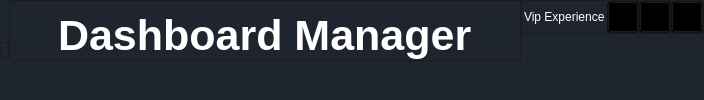
     <widget class="QFrame" name="topBar">
      <property name="minimumSize">
       <size>
        <width>0</width>
        <height>100</height>
       </size>
      </property>
      <property name="maximumSize">
       <size>
        <width>16777215</width>
        <height>100</height>
       </size>
      </property>
      <property name="styleSheet">
       <string notr="true">background-color: rgb(31, 37, 47);</string>
      </property>
      <property name="frameShape">
       <enum>QFrame::NoFrame</enum>
      </property>
      <property name="frameShadow">
       <enum>QFrame::Raised</enum>
      </property>
      <layout class="QHBoxLayout" name="horizontalLayout_2">
       <property name="spacing">
        <number>0</number>
       </property>
       <property name="leftMargin">
        <number>0</number>
       </property>
       <property name="topMargin">
        <number>0</number>
       </property>
       <property name="rightMargin">
        <number>0</number>
       </property>
       <property name="bottomMargin">
        <number>0</number>
       </property>
       <item alignment="Qt::AlignLeft|Qt::AlignVCenter">
        <widget class="QFrame" name="frame_6">
         <property name="frameShape">
          <enum>QFrame::StyledPanel</enum>
         </property>
         <property name="frameShadow">
          <enum>QFrame::Raised</enum>
         </property>
         <layout class="QHBoxLayout" name="horizontalLayout_6">
          <property name="spacing">
           <number>0</number>
          </property>
          <property name="leftMargin">
           <number>0</number>
          </property>
          <property name="topMargin">
           <number>0</number>
          </property>
          <property name="rightMargin">
           <number>0</number>
          </property>
          <property name="bottomMargin">
           <number>0</number>
          </property>
          <item alignment="Qt::AlignHCenter">
           <widget class="QLabel" name="lblogo">
            <property name="maximumSize">
             <size>
              <width>150</width>
              <height>150</height>
             </size>
            </property>
            <property name="autoFillBackground">
             <bool>false</bool>
            </property>
            <property name="styleSheet">
             <string notr="true"/>
            </property>
            <property name="text">
             <string/>
            </property>
            <property name="pixmap">
             <pixmap>logo.png</pixmap>
            </property>
            <property name="scaledContents">
             <bool>true</bool>
            </property>
            <property name="alignment">
             <set>Qt::AlignLeading|Qt::AlignLeft|Qt::AlignTop</set>
            </property>
           </widget>
          </item>
         </layout>
        </widget>
       </item>
       <item alignment="Qt::AlignHCenter|Qt::AlignTop">
        <widget class="QFrame" name="frame_5">
         <property name="frameShape">
          <enum>QFrame::StyledPanel</enum>
         </property>
         <property name="frameShadow">
          <enum>QFrame::Raised</enum>
         </property>
         <layout class="QHBoxLayout" name="horizontalLayout_4">
          <property name="spacing">
           <number>6</number>
          </property>
          <property name="leftMargin">
           <number>0</number>
          </property>
          <property name="topMargin">
           <number>0</number>
          </property>
          <property name="rightMargin">
           <number>0</number>
          </property>
          <property name="bottomMargin">
           <number>0</number>
          </property>
          <item alignment="Qt::AlignHCenter">
           <widget class="QLabel" name="label_2">
            <property name="minimumSize">
             <size>
              <width>30</width>
              <height>20</height>
             </size>
            </property>
            <property name="maximumSize">
             <size>
              <width>40</width>
              <height>40</height>
             </size>
            </property>
            <property name="font">
             <font>
              <pointsize>32</pointsize>
              <weight>50</weight>
              <bold>false</bold>
             </font>
            </property>
            <property name="text">
             <string/>
            </property>
            <property name="pixmap">
             <pixmap>icons/activity.svg</pixmap>
            </property>
            <property name="scaledContents">
             <bool>true</bool>
            </property>
           </widget>
          </item>
          <item alignment="Qt::AlignHCenter|Qt::AlignVCenter">
           <widget class="QLabel" name="label">
            <property name="font">
             <font>
              <pointsize>32</pointsize>
              <weight>75</weight>
              <bold>true</bold>
             </font>
            </property>
            <property name="styleSheet">
             <string notr="true">color: rgb(255, 255, 255);
padding-top: 10px;</string>
            </property>
            <property name="text">
             <string>Dashboard Manager</string>
            </property>
           </widget>
          </item>
          <item>
           <widget class="QLabel" name="label_10">
            <property name="minimumSize">
             <size>
              <width>30</width>
              <height>20</height>
             </size>
            </property>
            <property name="maximumSize">
             <size>
              <width>40</width>
              <height>40</height>
             </size>
            </property>
            <property name="font">
             <font>
              <pointsize>32</pointsize>
              <weight>50</weight>
              <bold>false</bold>
             </font>
            </property>
            <property name="text">
             <string/>
            </property>
            <property name="pixmap">
             <pixmap>icons/activity.svg</pixmap>
            </property>
            <property name="scaledContents">
             <bool>true</bool>
            </property>
           </widget>
          </item>
         </layout>
        </widget>
       </item>
       <item alignment="Qt::AlignRight|Qt::AlignTop">
        <widget class="QFrame" name="frame_close">
         <property name="frameShape">
          <enum>QFrame::StyledPanel</enum>
         </property>
         <property name="frameShadow">
          <enum>QFrame::Raised</enum>
         </property>
         <layout class="QHBoxLayout" name="horizontalLayout_3">
          <property name="spacing">
           <number>0</number>
          </property>
          <property name="leftMargin">
           <number>0</number>
          </property>
          <property name="topMargin">
           <number>0</number>
          </property>
          <property name="rightMargin">
           <number>0</number>
          </property>
          <property name="bottomMargin">
           <number>0</number>
          </property>
          <item>
           <widget class="QPushButton" name="checklicsent">
            <property name="styleSheet">
             <string notr="true">QPushButton
{
text-align: left;
color: rgb(255, 255, 255);
background:transparent;
border-radius: 5px;
padding: 2px;
}
QPushButton:hover
{
	background-color: rgba(0, 172, 252, 50);
}
QPushButton:pressed
{  
	background-color: rgba(0, 120, 252, 150);
    border-style: inset;
    border-width: 2px;

}
</string>
            </property>
            <property name="text">
             <string>Vip Experience</string>
            </property>
            <property name="icon">
             <iconset>
              <normaloff>../../Users/Administrator/Users/Administrator/Users/Administrator/.designer/backup/icons/done.png</normaloff>../../Users/Administrator/Users/Administrator/Users/Administrator/.designer/backup/icons/done.png</iconset>
            </property>
           </widget>
          </item>
          <item>
           <widget class="QPushButton" name="BtnMin">
            <property name="minimumSize">
             <size>
              <width>32</width>
              <height>32</height>
             </size>
            </property>
            <property name="maximumSize">
             <size>
              <width>32</width>
              <height>32</height>
             </size>
            </property>
            <property name="styleSheet">
             <string notr="true">QPushButton
{
text-align: center;
color: rgb(255, 255, 255);
background:transparent;
}
QPushButton:hover
{
	background-color: rgba(0, 172, 252, 50);
}
QPushButton:pressed
{  
	background-color: rgba(0, 120, 252, 150);
    border-style: inset;
    border-width: 2px;

}</string>
            </property>
            <property name="text">
             <string/>
            </property>
            <property name="icon">
             <iconset>
              <normaloff>icons/minus.svg</normaloff>icons/minus.svg</iconset>
            </property>
            <property name="iconSize">
             <size>
              <width>20</width>
              <height>20</height>
             </size>
            </property>
           </widget>
          </item>
          <item>
           <widget class="QPushButton" name="BtnMax">
            <property name="maximumSize">
             <size>
              <width>32</width>
              <height>32</height>
             </size>
            </property>
            <property name="styleSheet">
             <string notr="true">QPushButton
{
text-align: center;
color: rgb(255, 255, 255);
background:transparent;
}
QPushButton:hover
{
	background-color: rgba(0, 172, 252, 50);
}
QPushButton:pressed
{  
	background-color: rgba(0, 120, 252, 150);
    border-style: inset;
    border-width: 2px;

}</string>
            </property>
            <property name="text">
             <string/>
            </property>
            <property name="icon">
             <iconset>
              <normaloff>icons/maximize.svg</normaloff>icons/maximize.svg</iconset>
            </property>
            <property name="iconSize">
             <size>
              <width>20</width>
              <height>20</height>
             </size>
            </property>
           </widget>
          </item>
          <item>
           <widget class="QPushButton" name="BtnClose">
            <property name="maximumSize">
             <size>
              <width>32</width>
              <height>32</height>
             </size>
            </property>
            <property name="styleSheet">
             <string notr="true">QPushButton
{
text-align: center;
color: rgb(255, 255, 255);
background:transparent;
}
QPushButton:hover
{
	
	background-color: rgba(170, 0, 0, 50);
}
QPushButton:pressed
{  
	background-color: rgba(0, 120, 252, 150);
    border-style: inset;
    border-width: 2px;

}</string>
            </property>
            <property name="text">
             <string/>
            </property>
            <property name="icon">
             <iconset>
              <normaloff>icons/power.svg</normaloff>icons/power.svg</iconset>
            </property>
            <property name="iconSize">
             <size>
              <width>20</width>
              <height>20</height>
             </size>
            </property>
           </widget>
          </item>
         </layout>
        </widget>
       </item>
      </layout>
     </widget>
